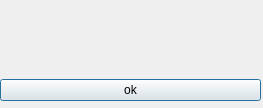
<?xml version="1.0" encoding="UTF-8"?>
<ui version="4.0">
 <class>mes_dialog</class>
 <widget class="QDialog" name="mes_dialog">
  <property name="geometry">
   <rect>
    <x>0</x>
    <y>0</y>
    <width>263</width>
    <height>108</height>
   </rect>
  </property>
  <property name="windowTitle">
   <string>Ошибка!</string>
  </property>
  <widget class="QWidget" name="">
   <property name="geometry">
    <rect>
     <x>0</x>
     <y>0</y>
     <width>261</width>
     <height>101</height>
    </rect>
   </property>
   <layout class="QVBoxLayout" name="verticalLayout">
    <item>
     <widget class="QLabel" name="dialog_error_line">
      <property name="text">
       <string/>
      </property>
      <property name="alignment">
       <set>Qt::AlignCenter</set>
      </property>
     </widget>
    </item>
    <item>
     <widget class="QPushButton" name="dialog_ok_button">
      <property name="text">
       <string>ok</string>
      </property>
     </widget>
    </item>
   </layout>
  </widget>
 </widget>
 <resources/>
 <connections/>
</ui>
